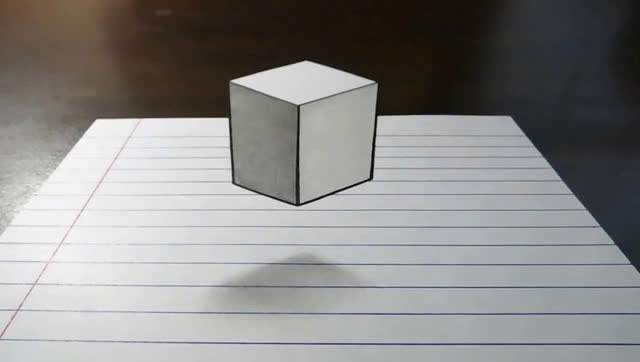
#> input picture pictures/cub1.jpg, 640 x 362 px
$ python '56.直线拟合与极值点寻找.py'
#> lines starting #> are read from the running program, lines starting #| are printed output that depends on the picture; after the words box and inside, x2 and y2 are one past the last pixel; in counts of white or black regions, pixels touching at a corner belong together
# 直线拟合
import cv2 as cv
import numpy as np


def canny_demo(image):
    t = 80
    canny_output = cv.Canny(image, t, t * 2)
    cv.imwrite("canny_output.png", canny_output)
    return canny_output


src = cv.imread("./pictures/cub1.jpg")
#> src is the input picture: shape (362, 640, 3); mean B, G, R 136.5, 137.2, 139.1
cv.namedWindow("input", cv.WINDOW_AUTOSIZE)
cv.imshow("input", src)

binary = canny_demo(src)
#> in canny_demo, `canny_output = cv.Canny(image, t, t * 2)`:
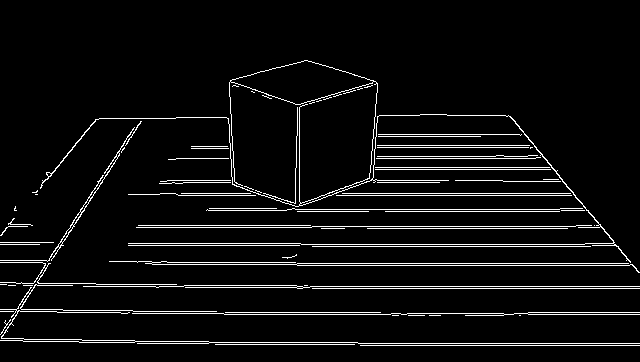
#> canny_output: shape (362, 640); 5.4% white in thin lines or dots, all inside (x1, y1, x2, y2) = (0, 60, 640, 346)
k = np.ones((3, 3), dtype=np.uint8)
binary = cv.morphologyEx(binary, cv.MORPH_DILATE, k)
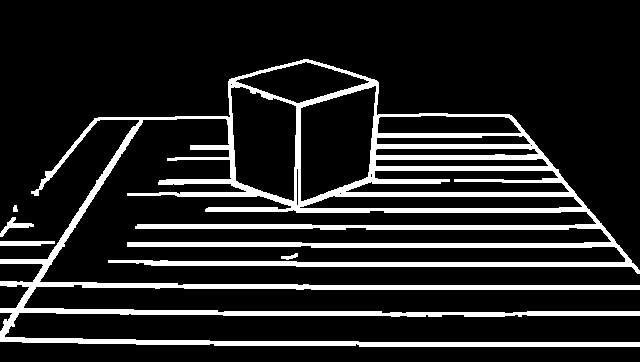
#> binary: shape (362, 640); 14.2% white; 5 white regions
cv.imshow("binary", binary)

# 轮廓发现
contours, hierarchy = cv.findContours(binary, cv.RETR_EXTERNAL, cv.CHAIN_APPROX_SIMPLE)
#> contours = 5 contours, 1 with area under 20; largest, box (x1, y1, x2, y2) and area: (0, 59, 640, 347) 54211, (0, 241, 55, 246) 188, (0, 217, 34, 237) 159, (281, 253, 298, 260) 42

# 直线拟合与极值点寻找
for c in range(len(contours)):
    x, y, w, h = cv.boundingRect(contours[c])
    # boundingRect函数是用来计算轮廓的最小外接矩形，通常与findContours函数组合使用，
    # findContours函数用来查找图像的轮廓，boundingRect获取轮廓的最小外接矩形！
    m = max(w, h)
    # if m < 30:
    #     continue
    vx, vy, x0, y0 = cv.fitLine(contours[c], cv.DIST_L1, 0, 0.01, 0.01)
    # 直线拟合
    # output = cv2.fitLine(InputArray  points, distType, param, reps, aeps)
    # InputArray Points: 待拟合的直线的集合，必须是矩阵形式；
    # distType: 距离类型。fitline为距离最小化函数，拟合直线时，要使输入点到拟合直线的距离和最小化。
    #           这里的距离的类型有以下几种：
    #           cv2.DIST_USER : User defined distance
    #           cv2.DIST_L1: distance = |x1-x2| + |y1-y2|
    #           cv2.DIST_L2: 欧式距离，此时与最小二乘法相同
    #           cv2.DIST_C:distance = max(|x1-x2|,|y1-y2|)
    #           cv2.DIST_L12:L1-L2 metric: distance = 2(sqrt(1+x*x/2) - 1))
    #           cv2.DIST_FAIR:distance = c^2(|x|/c-log(1+|x|/c)), c = 1.3998
    #           cv2.DIST_WELSCH: distance = c2/2(1-exp(-(x/c)2)), c = 2.9846
    #           cv2.DIST_HUBER:distance = |x|<c ? x^2/2 : c(|x|-c/2), c=1.345
    # param： 距离参数，跟所选的距离类型有关，值可以设置为0。
    # reps, aeps： 第5/6个参数用于表示拟合直线所需要的径向和角度精度，通常情况下两个值均被设定为1e-2.

    k = vy/vx
    b = y0 - k*x0
    maxx = 0
    maxy = 0
    miny = 100000
    minx = 0
    for pt in contours[c]:
        px, py = pt[0]
        if maxy < py:
            maxy = py
        if miny > py:
            miny = py
    maxx = (maxy - b) / k
    minx = (miny - b) / k
#> (the run stopped early here; a loop or call above may not have finished)

$ run again, with pictures/blox.jpg copied over pictures/cub1.jpg
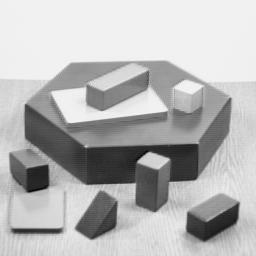
#> input picture pictures/blox.jpg, 256 x 256 px
#> src is the input picture: shape (256, 256, 3); min 0, max 252, mean 182.8
#> in canny_demo, `canny_output = cv.Canny(image, t, t * 2)`:
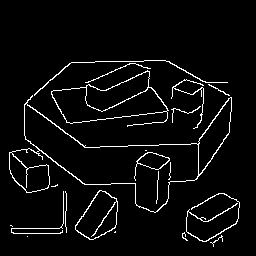
#> canny_output: shape (256, 256); 4.4% white in thin lines or dots, all inside (x1, y1, x2, y2) = (9, 60, 240, 247)
#> `binary = cv.morphologyEx(binary, cv.MORPH_DILATE, k)`:
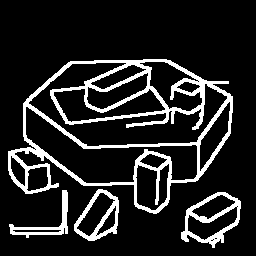
#> binary: shape (256, 256); 13.9% white; 4 white regions
#> contours = 4 contours; box (x1, y1, x2, y2) and area: (8, 59, 233, 214) 23624, (181, 192, 241, 248) 2096, (74, 189, 119, 241) 1524, (9, 190, 68, 238) 578
